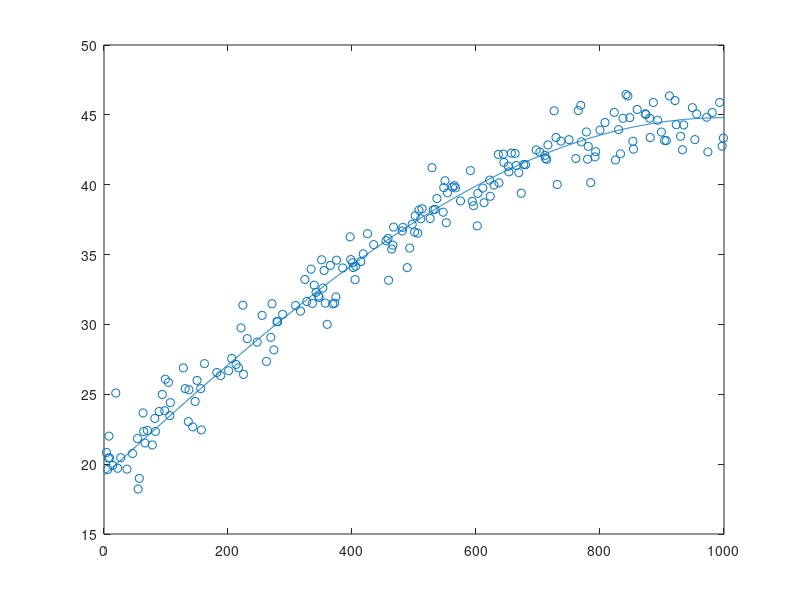

Source code (MATLAB): (Note: this script raises an error after producing the figure.)

d = 128;
T = 1000;
numCircles = 200;
errorSigma = 0.12;

clf;

% plot ground truth function
xcts = 1:T;
plot(xcts,0.15*d+0.2*d*sin(pi*xcts/(2*T)));

% choose random time points
t = randperm(length(xcts));
t = sort(t(1:numCircles));
r = 0.15*d + 0.2*d*sin(pi*t/(2*T)) + randn(size(t))*errorSigma*sqrt(d);

% plot examples
hold on;
scatter(t,r);

% generate images with these radii
I = zeros(d,d,numCircles);
dim = [d d];
dtype = 'single';
for i=1:numCircles
    dvec = repmat((dim/2)',[1 dim]) - eyeHField(dim);
    dist = vFieldPointwiseNorm(dvec,2);
    im = zeros(dim,dtype);
    im(dist<r(i)) = 1;

    % add noise
    noiseSigma = 0.05;
    im = im + noiseSigma * randn(size(im));

    smoothingSigma = 1;
    im = filterImage(im,'gaussian',smoothingSigma);
    
    I(:,:,i) = im;
end
